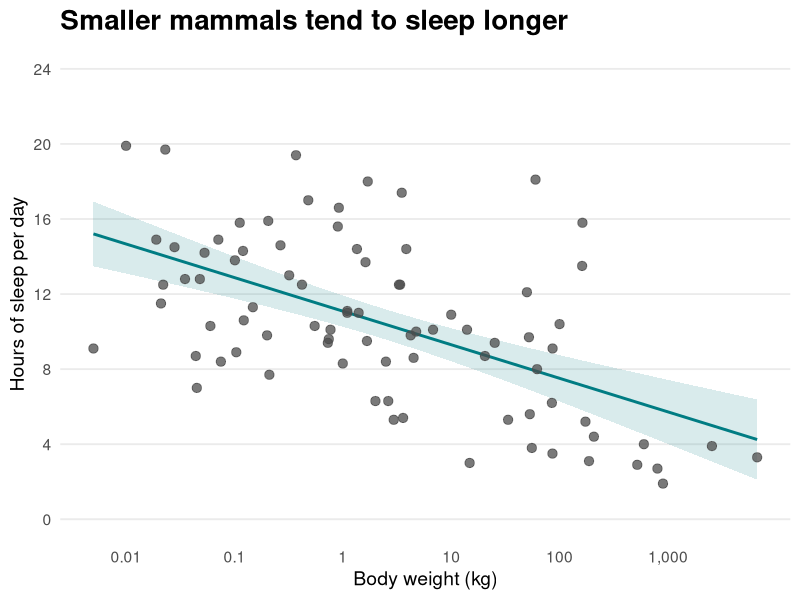
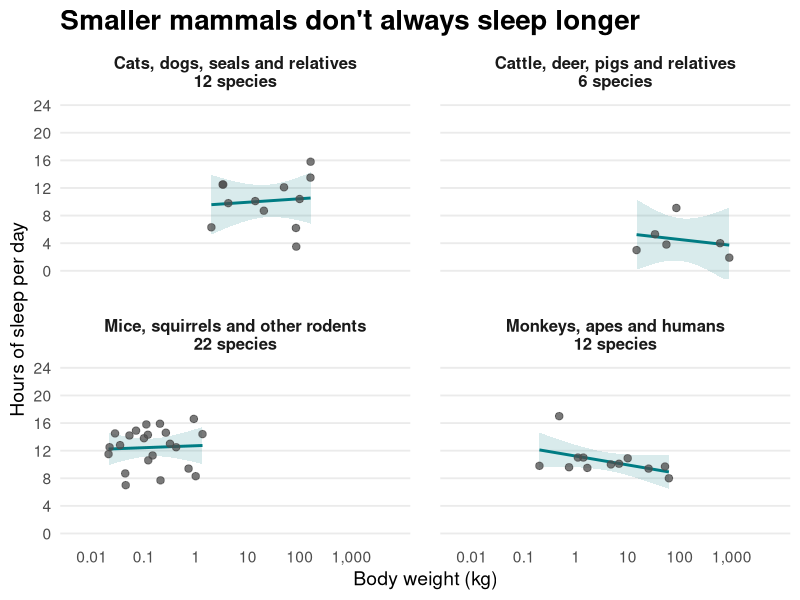

These figures' R source, in order:
## ---- chunk 1
# Visualization 1: body size and daily sleep in mammals
# Data: ggplot2::msleep
# Source: https://ggplot2.tidyverse.org/reference/msleep.html
# Sleep and weight data: Savage & West (2007), doi:10.1073/pnas.0610080104


#calling msleep function from package
library(ggplot2)

sleep_data <- ggplot2::msleep

sleep_plot_1 <- ggplot(sleep_data, aes(x = bodywt, y = sleep_total)) +
  # Draw the teal line and confidence band behind the points.
  geom_smooth(
    method = "lm",
    formula = y ~ x,
    se = TRUE,
    level = 0.95,
    colour = "#007C83",
    fill = "#007C83",
    alpha = 0.15
  ) +
  # Match the points in the second plot.
  geom_point(size = 2.8, alpha = 0.75, colour = "grey30") +

  # Each labelled step represents a tenfold increase in weight.
  scale_x_log10(
    breaks = c(0.01, 0.1, 1, 10, 100, 1000),
    labels = c("0.01", "0.1", "1", "10", "100", "1,000")
  ) +
  scale_y_continuous(breaks = seq(0, 24, 4)) +
  coord_cartesian(
    xlim = range(sleep_data$bodywt),
    ylim = c(0, 24)
  ) +

  labs(
    title = "Smaller mammals tend to sleep longer",
    x = "Body weight (kg)",
    y = "Hours of sleep per day" ) +

  # Match the second plot's theme and text sizes.
  theme_minimal(base_size = 14) +
  theme(
    panel.grid.minor = element_blank(),
    panel.grid.major.x = element_blank(),
    plot.title = element_text(face = "bold", size = 20),
    plot.subtitle = element_text(size = 12),
    plot.caption = element_text(hjust = 0, size = 10)
  )

print(sleep_plot_1)
## ---- chunk 2
#| message: false
#count the types of animal in the 'orders' (e.g. rodent, primate)
#then only take ones with greater than 6 animals
#then make new column with the n of the animal beside the order
#make animal names explicit for public readers


library("dplyr")

sleep_by_order <- sleep_data |>
  add_count(order, name = "n") |>
  filter(n >= 6) |>
  mutate(
    group_name = case_when(
      order == "Artiodactyla" ~ "Cattle, deer, pigs and relatives",
      order == "Carnivora" ~ "Cats, dogs, seals and relatives",
      order == "Primates" ~ "Monkeys, apes and humans",
      order == "Rodentia" ~ "Mice, squirrels and other rodents",
      TRUE ~ order
    ),
    order_label = paste0(group_name, "\n", n, " species"))

#then repeat plotting process from step 1 but now broken down by the types of mammal
#using 
sleep_plot_2_public <- ggplot(
  sleep_by_order,
  aes(x = bodywt, y = sleep_total)
) +
  # Fit a separate line in each panel.
  # Draw the band first so it sits behind the dots.
  # With the log scale below, the model uses log10(body weight).
  geom_smooth(
    method = "lm", formula = y ~ x,
    se = TRUE, level = 0.95,
    colour = "#007C83", fill = "#007C83", alpha = 0.15
  ) +
  # Each dot represents one species.
  geom_point(size = 2.2, alpha = 0.75, colour = "grey30") +



  # Use the same axes in every panel so comparisons remain fair.
  facet_wrap(~ order_label, ncol = 2, scales = "fixed") +
  scale_x_log10(
    breaks = c(0.01, 0.1, 1, 10, 100, 1000),
    labels = c("0.01", "0.1", "1", "10", "100", "1,000")
  ) +
  scale_y_continuous(breaks = seq(0, 24, 4)) +
  coord_cartesian(
    xlim = range(sleep_data$bodywt),
    ylim = c(0, 24)
  ) +

  # Lead with the takeaway; explain how to read the graph below it.
  labs(
    title = "Smaller mammals don't always sleep longer",
    
    x = "Body weight (kg)",
    y = "Hours of sleep per day",)   +

  # Larger text and light horizontal guides make the panels easier to read.
  theme_minimal(base_size = 14) +
  theme(
    panel.grid.minor = element_blank(),
    panel.grid.major.x = element_blank(),
    strip.text = element_text(face = "bold", size = 12),
    plot.title = element_text(face = "bold", size = 20),
    plot.subtitle = element_text(size = 12),
    plot.caption = element_text(hjust = 0, size = 10),
    panel.spacing = grid::unit(1.5, "lines")
  )

print(sleep_plot_2_public)
